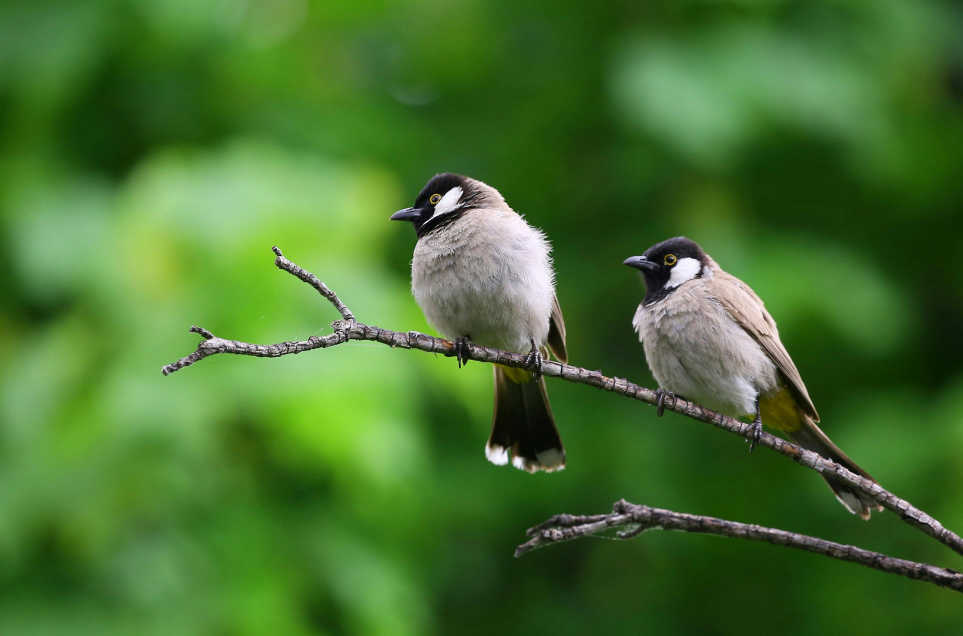
#> input picture images/img2.jpg, 3849 x 2544 px (shown at 1/4 size)
$ jupyter execute --allow-errors edge_detection_img.ipynb   (older library calls are emulated)
#> lines starting #> are read from the running program, lines starting #| are printed output that depends on the picture; after the words box and inside, x2 and y2 are one past the last pixel; in counts of white or black regions, pixels touching at a corner belong together
[cell 1]
import numpy as np

[cell 2]
import cv2

# Read the original image
img = cv2.imread('images/img2.jpg')
#> img is the input picture: shape (2544, 3849, 3); mean B, G, R 47.5, 112.7, 70.3
img = cv2.resize(img, (200,300))
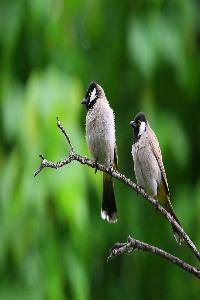
#> img: shape (300, 200, 3); mean B, G, R 47.4, 112.6, 70.2
# Display original image
cv2.imshow('Original', img)
cv2.waitKey(0)

# Convert to graycsale
img_gray = cv2.cvtColor(img, cv2.COLOR_BGR2GRAY)
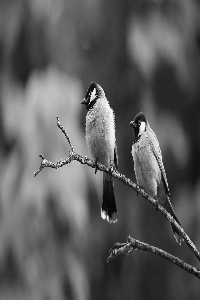
#> img_gray: shape (300, 200); min 2, max 252, mean 92.5
# Blur the image for better edge detection
img_blur = cv2.GaussianBlur(img_gray, (3,3), 0)
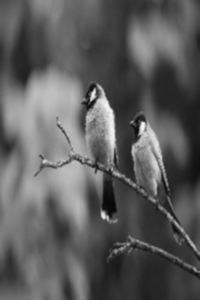
#> img_blur: shape (300, 200); min 8, max 245, mean 92.5

# Sobel Edge Detection
sobelx = cv2.Sobel(src=img_blur, ddepth=cv2.CV_64F, dx=1, dy=0, ksize=5) # Sobel Edge Detection on the X axis
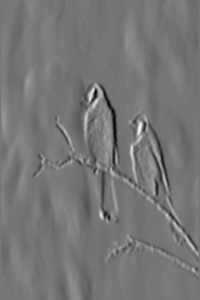
#> sobelx: shape (300, 200) float64; min -7348, max 8412, mean -23.2; drawn with min black and max white
sobely = cv2.Sobel(src=img_blur, ddepth=cv2.CV_64F, dx=0, dy=1, ksize=5) # Sobel Edge Detection on the Y axis
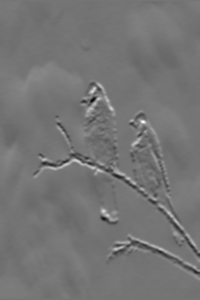
#> sobely: shape (300, 200) float64; min -6302, max 7409, mean -6.7; drawn with min black and max white
sobelxy = cv2.Sobel(src=img_blur, ddepth=cv2.CV_64F, dx=1, dy=1, ksize=5) # Combined X and Y Sobel Edge Detection
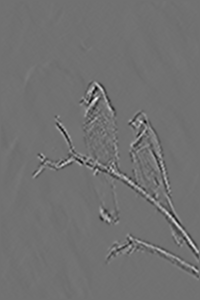
#> sobelxy: shape (300, 200) float64; min -1514, max 1892, mean 0; drawn with min black and max white
# Display Sobel Edge Detection Images
cv2.imshow('Sobel X', sobelx)
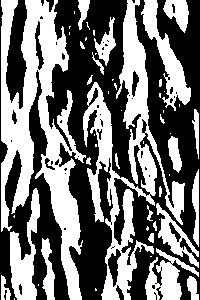
#> window 'Sobel X': shape (300, 200); 45.3% white; 53 white regions (27 under 20 px), largest, box (x1, y1, x2, y2) and area: (1, 0, 86, 300) 10447, (83, 0, 185, 300) 8097, (141, 0, 191, 111) 1656
cv2.waitKey(0)
cv2.imshow('Sobel Y', sobely)
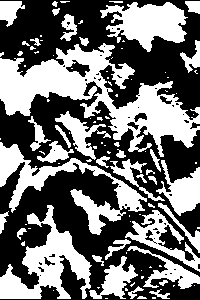
#> window 'Sobel Y': shape (300, 200); 44.3% white; 101 white regions (61 under 20 px), largest, box (x1, y1, x2, y2) and area: (0, 43, 200, 157) 8384, (0, 205, 92, 299) 3421, (0, 142, 147, 235) 3349
cv2.waitKey(0)
cv2.imshow('Sobel X Y using Sobel() function', sobelxy)
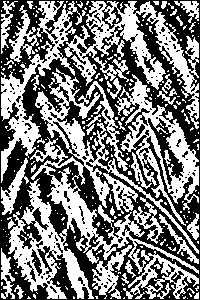
#> window 'Sobel X Y using Sobel() functi': shape (300, 200); 48.4% white; 267 white regions (224 under 20 px), largest, box (x1, y1, x2, y2) and area: (8, 68, 199, 299) 10059, (64, 1, 199, 129) 4844, (1, 1, 86, 183) 3737
cv2.waitKey(0)

# Canny Edge Detection
edges = cv2.Canny(image=img_blur, threshold1=100, threshold2=200) # Canny Edge Detection
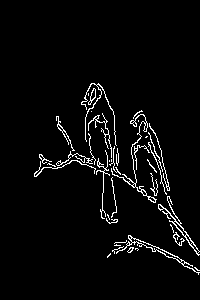
#> edges: shape (300, 200); 3.7% white in thin lines or dots, all inside (x1, y1, x2, y2) = (34, 83, 200, 275)
# Display Canny Edge Detection Image
cv2.imshow('Canny Edge Detection', edges)
cv2.waitKey(0)
#> (the rest of this cell did not finish here and is left out)

$ run again, with images/img1.jpg copied over images/img2.jpg
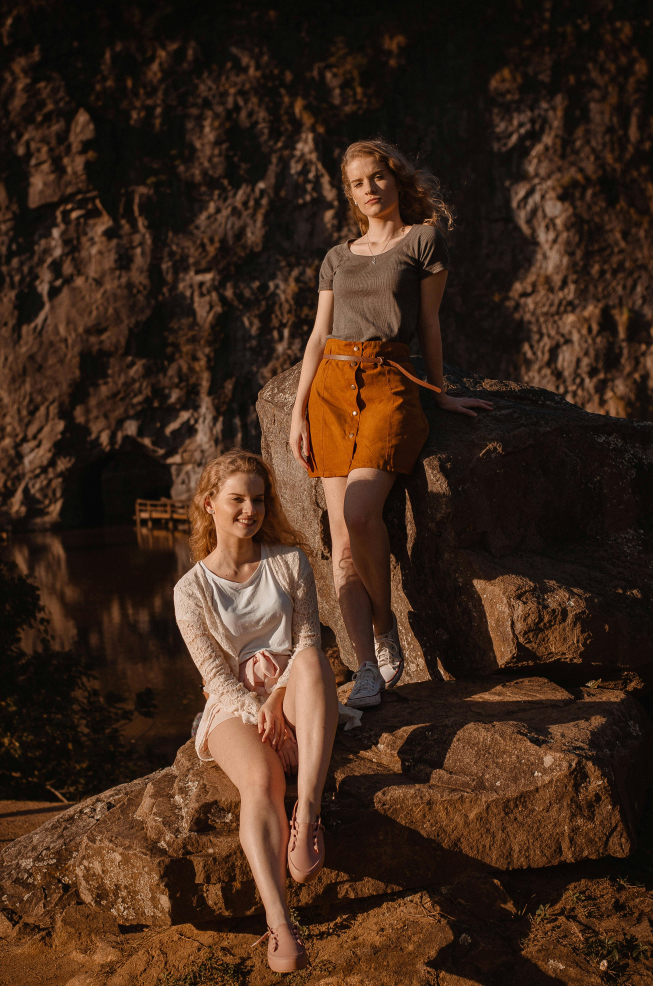
#> input picture images/img1.jpg, 3264 x 4928 px (shown at 1/5 size)
#> img is the input picture: shape (4928, 3264, 3); mean B, G, R 26.3, 40.5, 62.8
#> img: shape (300, 200, 3)
#> `cv2.imshow('Sobel X', sobelx)`:
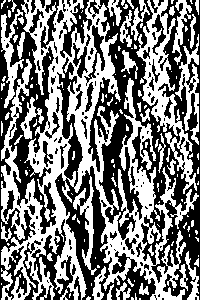
#> window 'Sobel X': shape (300, 200); 48.6% white; 142 white regions (98 under 20 px), largest, box (x1, y1, x2, y2) and area: (1, 0, 199, 300) 19677, (136, 0, 197, 194) 2999, (175, 34, 199, 145) 880
#> `edges = cv2.Canny(image=img_blur, threshold1=100, threshold2=200)`:
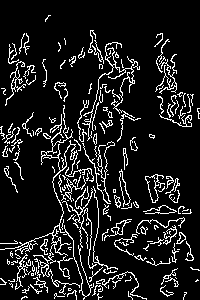
#> edges: shape (300, 200); 11.4% white in thin lines or dots

$ run again, with images/img4.jpg copied over images/img2.jpg
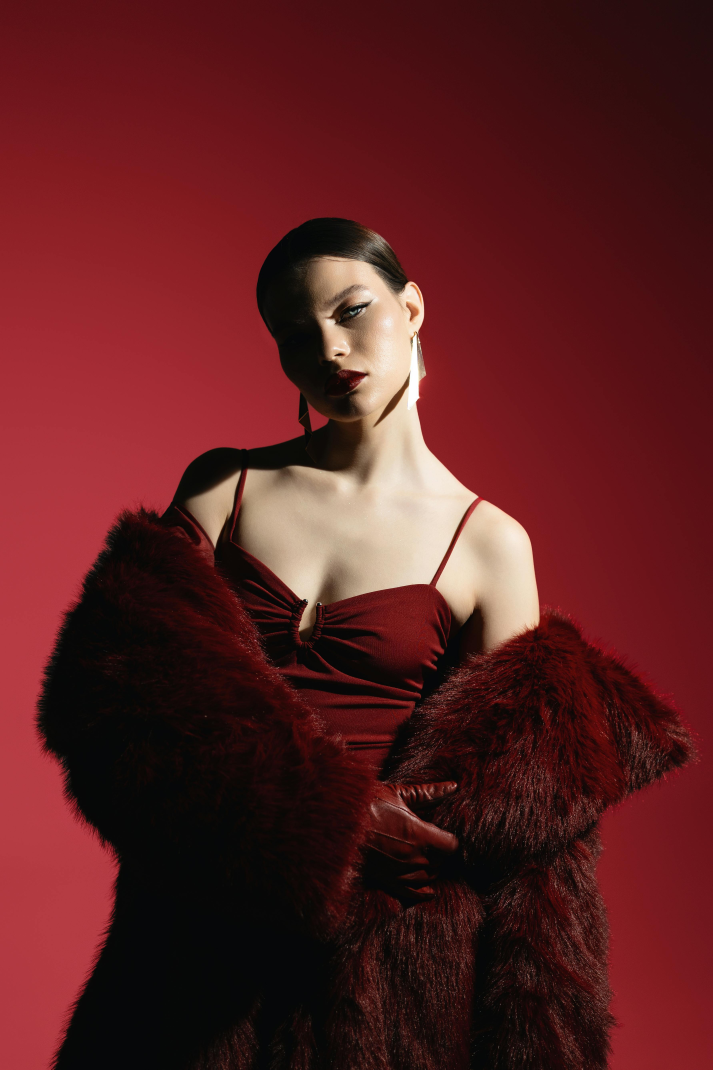
#> input picture images/img4.jpg, 3565 x 5348 px (shown at 1/5 size)
#> img is the input picture: shape (5348, 3565, 3); mean B, G, R 33.3, 32.4, 90.9
#> img: shape (300, 200, 3)
#> `edges = cv2.Canny(image=img_blur, threshold1=100, threshold2=200)`:
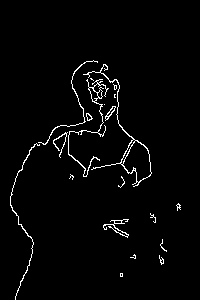
#> edges: shape (300, 200); 2.4% white in thin lines or dots, all inside (x1, y1, x2, y2) = (10, 60, 181, 300)
